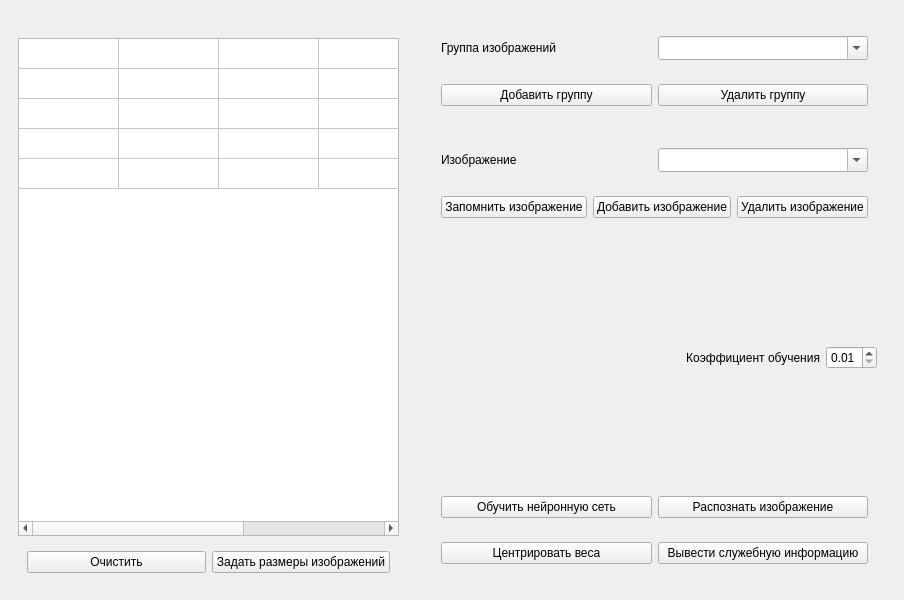
<?xml version="1.0" encoding="UTF-8"?>
<ui version="4.0">
 <class>MainWindow</class>
 <widget class="QMainWindow" name="MainWindow">
  <property name="geometry">
   <rect>
    <x>0</x>
    <y>0</y>
    <width>904</width>
    <height>600</height>
   </rect>
  </property>
  <property name="windowTitle">
   <string>Бойчук Илья. Нейронные сети. Лаб 3.</string>
  </property>
  <widget class="QWidget" name="centralwidget">
   <layout class="QHBoxLayout" name="horizontalLayout_6">
    <item>
     <widget class="QWidget" name="widget_9" native="true">
      <layout class="QVBoxLayout" name="verticalLayout_4">
       <item>
        <widget class="QLabel" name="imageInfo">
         <property name="text">
          <string/>
         </property>
        </widget>
       </item>
       <item>
        <widget class="QTableWidget" name="table">
         <property name="verticalScrollBarPolicy">
          <enum>Qt::ScrollBarAsNeeded</enum>
         </property>
         <property name="horizontalScrollBarPolicy">
          <enum>Qt::ScrollBarAsNeeded</enum>
         </property>
         <property name="sizeAdjustPolicy">
          <enum>QAbstractScrollArea::AdjustIgnored</enum>
         </property>
         <property name="editTriggers">
          <set>QAbstractItemView::AnyKeyPressed|QAbstractItemView::EditKeyPressed|QAbstractItemView::SelectedClicked</set>
         </property>
         <property name="selectionMode">
          <enum>QAbstractItemView::SingleSelection</enum>
         </property>
         <property name="verticalScrollMode">
          <enum>QAbstractItemView::ScrollPerItem</enum>
         </property>
         <property name="rowCount">
          <number>5</number>
         </property>
         <property name="columnCount">
          <number>5</number>
         </property>
         <attribute name="horizontalHeaderVisible">
          <bool>false</bool>
         </attribute>
         <attribute name="horizontalHeaderCascadingSectionResizes">
          <bool>false</bool>
         </attribute>
         <attribute name="horizontalHeaderStretchLastSection">
          <bool>false</bool>
         </attribute>
         <attribute name="verticalHeaderVisible">
          <bool>false</bool>
         </attribute>
         <attribute name="verticalHeaderStretchLastSection">
          <bool>false</bool>
         </attribute>
         <row/>
         <row/>
         <row/>
         <row/>
         <row/>
         <column/>
         <column/>
         <column/>
         <column/>
         <column/>
        </widget>
       </item>
       <item>
        <widget class="QWidget" name="widget_10" native="true">
         <layout class="QHBoxLayout" name="horizontalLayout_7">
          <item>
           <widget class="QPushButton" name="clear">
            <property name="text">
             <string>Очистить</string>
            </property>
           </widget>
          </item>
          <item>
           <widget class="QPushButton" name="setImageSize">
            <property name="text">
             <string>Задать размеры изображений</string>
            </property>
           </widget>
          </item>
         </layout>
        </widget>
       </item>
      </layout>
     </widget>
    </item>
    <item>
     <widget class="QWidget" name="widget_7" native="true">
      <layout class="QVBoxLayout" name="verticalLayout_3">
       <item>
        <widget class="QWidget" name="widget_6" native="true">
         <layout class="QVBoxLayout" name="verticalLayout_2">
          <item>
           <widget class="QWidget" name="widget_2" native="true">
            <layout class="QHBoxLayout" name="horizontalLayout">
             <item>
              <widget class="QLabel" name="label">
               <property name="text">
                <string>Группа изображений</string>
               </property>
              </widget>
             </item>
             <item>
              <widget class="QComboBox" name="imageGroup">
               <property name="editable">
                <bool>true</bool>
               </property>
               <property name="insertPolicy">
                <enum>QComboBox::InsertAtCurrent</enum>
               </property>
               <property name="sizeAdjustPolicy">
                <enum>QComboBox::AdjustToMinimumContentsLengthWithIcon</enum>
               </property>
              </widget>
             </item>
            </layout>
           </widget>
          </item>
          <item>
           <widget class="QWidget" name="widget_4" native="true">
            <layout class="QHBoxLayout" name="horizontalLayout_4">
             <item>
              <widget class="QPushButton" name="addGroup">
               <property name="text">
                <string>Добавить группу</string>
               </property>
              </widget>
             </item>
             <item>
              <widget class="QPushButton" name="removeGroup">
               <property name="text">
                <string>Удалить группу</string>
               </property>
              </widget>
             </item>
            </layout>
           </widget>
          </item>
         </layout>
        </widget>
       </item>
       <item>
        <widget class="QWidget" name="widget_3" native="true">
         <layout class="QVBoxLayout" name="verticalLayout">
          <item>
           <widget class="QWidget" name="widget_5" native="true">
            <layout class="QHBoxLayout" name="horizontalLayout_3">
             <item>
              <widget class="QLabel" name="label_5">
               <property name="sizePolicy">
                <sizepolicy hsizetype="Preferred" vsizetype="Preferred">
                 <horstretch>0</horstretch>
                 <verstretch>0</verstretch>
                </sizepolicy>
               </property>
               <property name="text">
                <string>Изображение</string>
               </property>
              </widget>
             </item>
             <item>
              <widget class="QComboBox" name="image">
               <property name="editable">
                <bool>true</bool>
               </property>
               <property name="insertPolicy">
                <enum>QComboBox::InsertAtCurrent</enum>
               </property>
               <property name="sizeAdjustPolicy">
                <enum>QComboBox::AdjustToMinimumContentsLengthWithIcon</enum>
               </property>
              </widget>
             </item>
            </layout>
           </widget>
          </item>
          <item>
           <widget class="QWidget" name="widget" native="true">
            <layout class="QHBoxLayout" name="horizontalLayout_2">
             <item>
              <widget class="QPushButton" name="saveImage">
               <property name="text">
                <string>Запомнить изображение</string>
               </property>
              </widget>
             </item>
             <item>
              <widget class="QPushButton" name="addImage">
               <property name="text">
                <string>Добавить изображение</string>
               </property>
              </widget>
             </item>
             <item>
              <widget class="QPushButton" name="removeImage">
               <property name="text">
                <string>Удалить изображение</string>
               </property>
              </widget>
             </item>
            </layout>
           </widget>
          </item>
         </layout>
        </widget>
       </item>
       <item>
        <spacer name="verticalSpacer_2">
         <property name="orientation">
          <enum>Qt::Vertical</enum>
         </property>
         <property name="sizeHint" stdset="0">
          <size>
           <width>20</width>
           <height>40</height>
          </size>
         </property>
        </spacer>
       </item>
       <item>
        <widget class="QWidget" name="widget_13" native="true">
         <layout class="QHBoxLayout" name="horizontalLayout_9">
          <item>
           <widget class="QLabel" name="label_2">
            <property name="text">
             <string>Коэффициент обучения</string>
            </property>
            <property name="alignment">
             <set>Qt::AlignRight|Qt::AlignTrailing|Qt::AlignVCenter</set>
            </property>
           </widget>
          </item>
          <item>
           <widget class="QDoubleSpinBox" name="learningFactor">
            <property name="sizePolicy">
             <sizepolicy hsizetype="Maximum" vsizetype="Fixed">
              <horstretch>0</horstretch>
              <verstretch>0</verstretch>
             </sizepolicy>
            </property>
            <property name="minimum">
             <double>0.010000000000000</double>
            </property>
            <property name="maximum">
             <double>0.500000000000000</double>
            </property>
            <property name="singleStep">
             <double>0.100000000000000</double>
            </property>
            <property name="value">
             <double>0.010000000000000</double>
            </property>
           </widget>
          </item>
         </layout>
        </widget>
       </item>
       <item>
        <spacer name="verticalSpacer">
         <property name="orientation">
          <enum>Qt::Vertical</enum>
         </property>
         <property name="sizeHint" stdset="0">
          <size>
           <width>20</width>
           <height>40</height>
          </size>
         </property>
        </spacer>
       </item>
       <item>
        <widget class="QWidget" name="widget_12" native="true">
         <layout class="QVBoxLayout" name="verticalLayout_6">
          <item>
           <widget class="QWidget" name="widget_8" native="true">
            <layout class="QHBoxLayout" name="horizontalLayout_5">
             <property name="leftMargin">
              <number>9</number>
             </property>
             <property name="rightMargin">
              <number>9</number>
             </property>
             <item>
              <widget class="QPushButton" name="learning">
               <property name="text">
                <string>Обучить нейронную сеть</string>
               </property>
              </widget>
             </item>
             <item>
              <widget class="QPushButton" name="recognizeImage">
               <property name="text">
                <string>Распознать изображение</string>
               </property>
              </widget>
             </item>
            </layout>
           </widget>
          </item>
          <item>
           <widget class="QWidget" name="widget_11" native="true">
            <layout class="QHBoxLayout" name="horizontalLayout_8">
             <item>
              <widget class="QPushButton" name="centring">
               <property name="text">
                <string>Центрировать веса</string>
               </property>
              </widget>
             </item>
             <item>
              <widget class="QPushButton" name="info">
               <property name="text">
                <string>Вывести служебную информацию</string>
               </property>
              </widget>
             </item>
            </layout>
           </widget>
          </item>
         </layout>
        </widget>
       </item>
      </layout>
     </widget>
    </item>
   </layout>
  </widget>
 </widget>
 <resources/>
 <connections/>
</ui>
